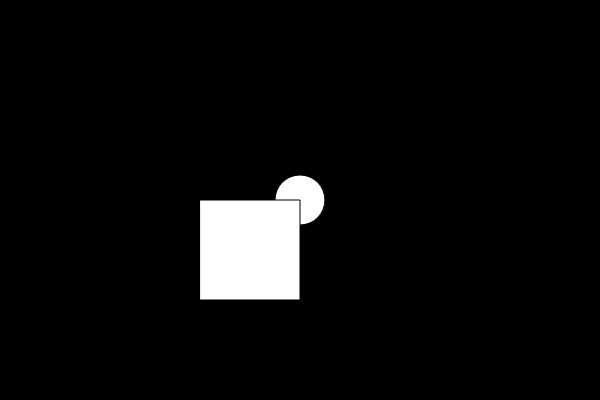
Frame 1 (no input)
Frame 60 (no input): identical to frame 1, image omitted
Frame 120 (the mouse pressed at the canvas centre since frame 60): identical to frame 1, image omitted

The p5.js sketch that drew this single still picture (run headless with seeded random() and noise() and a simulated clock; from frame 60 on, the mouse is pressed at the canvas centre):

// p5.js sketch
// ── sketch.js
function setup() {
  createCanvas(600,400);
}

function draw() {
  background(0);
  ellipse(300,200,50,50);
  rect(200,200,100,100);
}
